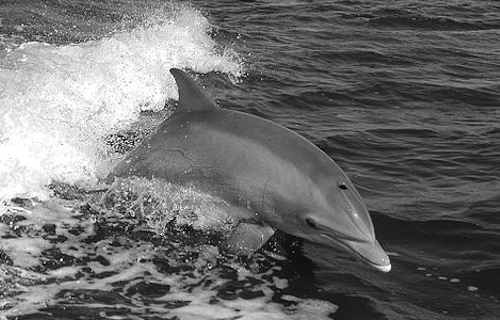
#> input picture 2A-L1/images/dolphin.png, 500 x 320 px
$ python blend_2_images.py
#> lines starting #> are read from the running program, lines starting #| are printed output that depends on the picture
import cv2
import numpy as np


# Blend two images
def blend(a, b, alpha):
    """ Blends to images using a weight factor.
    Args:
        a (numpy.array): Image A.
        b (numpy.array): Image B.
        alpha (float): Weight factor.

    Returns:
        numpy.array: Blended Image.
    """
    # TODO: Your code here
    return alpha * (a + b)

def weightlessBlend(a, b, alpha):
    """ Blends to images using a weight factor.
    Args:
        a (numpy.array): Image A.
        b (numpy.array): Image B.
        alpha (float): Weight factor.

    Returns:
        numpy.array: Blended Image.
    """
    # TODO: Your code here
    return a + b

def directBlend(a, b, alpha):
    """ Blends to images using a weight factor.
    Args:
        a (numpy.array): Image A.
        b (numpy.array): Image B.
        alpha (float): Weight factor.

    Returns:
        numpy.array: Blended Image.
    """
    # TODO: Your code here
    return  (alpha * a) + (alpha * b)

dolphin = cv2.imread("images/dolphin.png")
#> dolphin is the input picture: shape (320, 500, 3); min 0, max 255, mean 109.1
bicycle = cv2.imread("images/bicycle.png")
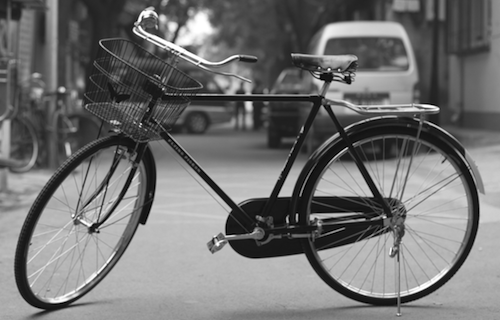
#> input picture 2A-L1/images/bicycle.png, 500 x 320 px
#> bicycle is the input picture: shape (320, 500, 3); min 0, max 255, mean 114.2

result = blend(dolphin, bicycle, 0.75)
#> in blend, `return alpha * (a + b)`:
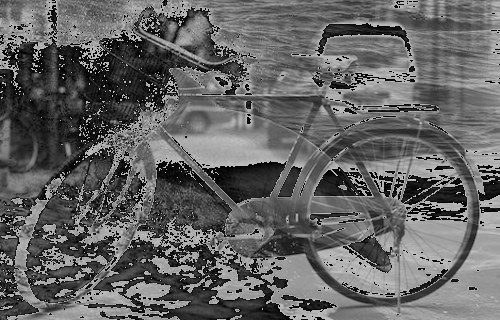
#> returned value: shape (320, 500, 3) float64; min 0, max 191.2, mean 100
cv2.imshow('alpha * (a + b)', result.astype(np.uint8))

result = weightlessBlend(dolphin, bicycle, 0.75)
#> in weightlessBlend, `return a + b`:
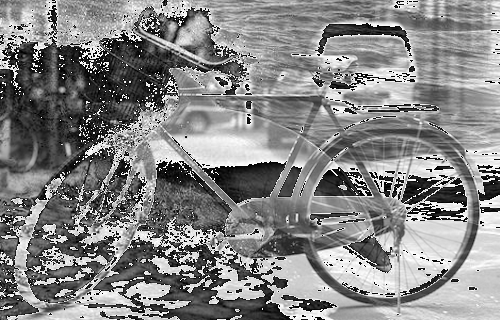
#> returned value: shape (320, 500, 3); min 0, max 255, mean 133.3
cv2.imshow('a + b', result.astype(np.uint8))

result = directBlend(dolphin, bicycle, 0.75)
#> in directBlend, `return  (alpha * a) + (alpha * b)`:
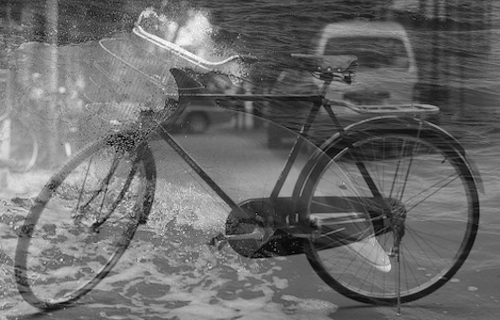
#> returned value: shape (320, 500, 3) float64; min 12, max 381.8, mean 167.4; drawn with min black and max white
cv2.imshow('(alpha * a) + (alpha * b)', result.astype(np.uint8))
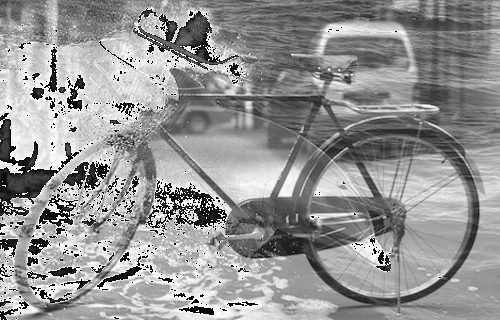
#> window '(alpha * a) + (alpha * b)': shape (320, 500, 3); min 0, max 255, mean 148.3
cv2.waitKey(0)
